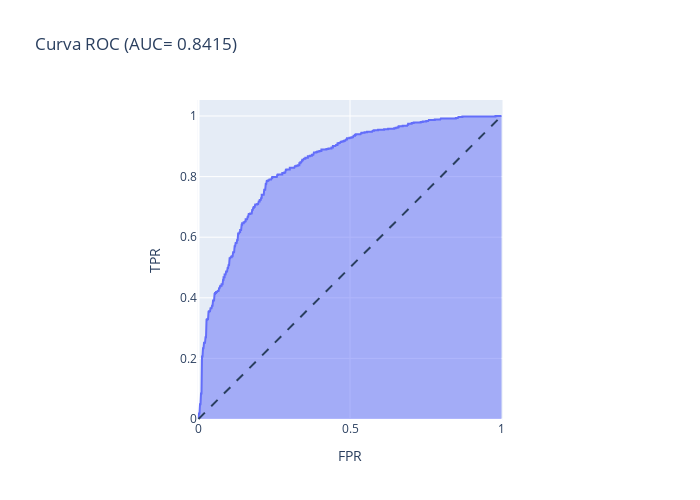

Notebook cell for this chart:
### Markdown cell above
0.8414568425263345, logo é um bom classificador

### Code cell
# Plotar Curva ROC com o valor de AUC
fig = px.area(
    x=fpr,
    y=tpr,
    title=f'Curva ROC (AUC= {roc_auc:.4f})',
    labels=dict(x='FPR',y='TPR'),
    width=700, height=500
)

fig.add_shape(
    type='line', line=dict(dash='dash'),
    x0=0,x1=1,y0=0, y1=1
)

fig.update_yaxes(scaleanchor="x",scaleratio=1)
fig.update_xaxes(constrain="domain")
fig.show()

### Figure 1 — Plotly figure (JSON) as saved in the notebook; plotly's stock layout.template omitted (floating-point values rounded to 4 significant figures; data arrays with more than 128 entries replaced by an {"elided": "..."} marker saying what was removed)
{"data": [{"fillpattern": {"shape": ""}, "hovertemplate": "FPR=%{x}<br>TPR=%{y}<extra></extra>", "legendgroup": "", "line": {"color": "#636efa"}, "marker": {"symbol": "circle"}, "mode": "lines", "name": "", "orientation": "v", "showlegend": false, "stackgroup": "1", "type": "scatter", "x": {"elided": "382 float values"}, "xaxis": "x", "y": {"elided": "382 float values"}, "yaxis": "y"}], "layout": {"height": 500, "legend": {"tracegroupgap": 0}, "shapes": [{"line": {"dash": "dash"}, "type": "line", "x0": 0, "x1": 1, "y0": 0, "y1": 1}], "title": {"text": "Curva ROC (AUC= 0.8415)"}, "width": 700, "xaxis": {"anchor": "y", "constrain": "domain", "domain": [0, 1], "title": {"text": "FPR"}}, "yaxis": {"anchor": "x", "domain": [0, 1], "scaleanchor": "x", "scaleratio": 1, "title": {"text": "TPR"}}}}
